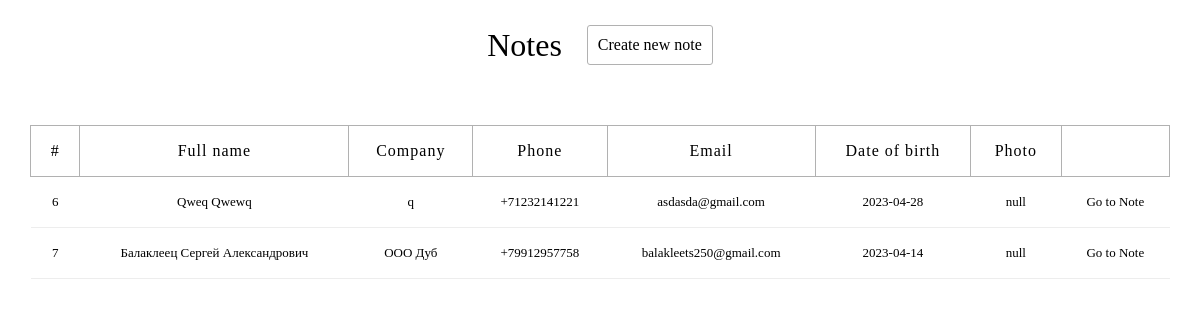
/notes.php, run on the app's committed database.
### tables this page shows
CREATE TABLE `notes` (
  `id` int NOT NULL,
  `fio` tinytext NOT NULL,
  `company` tinytext NOT NULL,
  `phone` tinytext NOT NULL,
  `email` tinytext NOT NULL,
  `birth_date` tinytext NOT NULL,
  `photo` text NOT NULL,
  `created_at` date NOT NULL
);

### config/db.php (called while the page is built)
<?php
return [
    'host' => 'localhost',
    'name' => 'Notebook',
    'user' => 'root',
    'password' => ''
];
?>

### libs/Db.php (called while the page is built, shortened)
<?php
class Db
{
protected $db;
    public function __construct()
    {
        $config = require 'config/db.php';
        try {
            $this->db = new PDO('mysql:host=' . $config['host'] . ';dbname=' .$config['name']. ';', $config['user'], $config['password'], array(
                PDO::ATTR_ERRMODE => TRUE
            ));
        } catch (\PDOException  $e) {
            echo $e->getMessage();
        }
    }
    public function query($sql, $params = []) {
        $stmt = $this->db->prepare($sql);
        $stmt->execute();
        return $stmt;
    }
    public function row($sql, $params = []) {
        $result = $this->query($sql, $params);
        return $result->fetchAll(PDO::FETCH_ASSOC);
    }
}
?>

### handler.php (called while the page is built, shortened)
<?php
class Handler
{
    private $db;
    public function __construct()
    {
        include('libs/Db.php');
        $this->db = new Db();
    }
        public function showNotes(){
                $this->query =  $this->db->row('SELECT * FROM notes');
                return $this->query;
        }
}
?>

### notes.php (the view, shortened to what this page needs)
<?php
include('handler.php');
$handler = new Handler;
$notes = $handler->showNotes();
?>
<!DOCTYPE html>
<head>
    <link rel="stylesheet" href="styles/style.css">
</head>
<body class="back">
    <div>
        <div class="header flex-block">
            <h1>Notes</h1>
            <a class="link to-main" href="/">Create new note</a>
        </div>
        <div class="content">
        <? if(empty($notes)): ?>
           <p class="empty-notes">Empty Notebook</p>
        <? else: ?>
            <table class="table">
            <thead>
            <tr>
                <th scope="col">#</th>
                <th scope="col">Full name</th>
                <th scope="col">Company</th>
                <th scope="col">Phone</th>
                <th scope="col">Email</th>
                <th scope="col">Date of birth</th>
                <th scope="col">Photo</th>
                <th scope="col"></th>
            </tr>
            </thead>
            <tbody>
            <? foreach ($notes as $note): ?>
                    <tr>
                        <td data-label='#'><?=$note['id']?></td>
                        <td data-label='Full name'><?=$note['fio']?></td>
                        <td data-label='Company'><?=$note['company']?></td>
                        <td data-label='Pgone'><?=$note['phone']?></td>
                        <td data-label='Email'><?=$note['email']?></td>
                        <td data-label='Date of Birth'><?=$note['birth_date']?></td>
                        <td data-label='Photo'><?=$note['photo']?></td>
                        <td><a class='note-link' href="/note.php?id=<?=$note['id']?>">Go to Note</a></td>
                    </tr>
            <? endforeach; ?>
            <? endif;?>
            </tbody>
        </table>
        </div>
    </div>
</body>
</html>

### styles/style.css (style rules this page uses)
* { margin: 0; padding: 0; }
h1 { font-family: Montserrat; font-weight: 300; }
.back { background-image: url("../images/back.jpg"); }
.header { text-align: center; }
.flex-block { display: flex; justify-content: center; align-items: center; margin-top: 25px; }
.content { margin-top: 5%; }
.table { display: table; width: 95vw; margin: auto; padding: 0; border-collapse: collapse; line-height: 20px; color: #000; font-family: Montserrat; }
.table th { letter-spacing: 1px; background-color: white; border: 1px solid #b1b1b1; font-weight: bold; font-weight: 500; }
.table td { border-bottom: 1px solid #ededed !important; font-size: 13px; word-break: break-word; }
.table th, .table td { padding: 15px; text-align: center; }
.table tr { transition: all .3s; overflow-wrap: break-word; word-wrap: break-word; word-break: keep-all; }
.note-link { color: #000; text-decoration: none; font-family: Montserrat; }
.to-main { margin-left: 25px; }
.link { color: #000; text-decoration: none; padding: 10px; margin-bottom: 25px; background: white; border-radius: 3px; border: 1px solid #b1b1b1; cursor: pointer; font-family: Montserrat; }
.link:last-child { margin-bottom: 0; }

### data on the page
notes: id "6", fio "Qweq Qwewq", company "q", phone "+71232141221", email "asdasda@gmail.com", birth_date "2023-04-28", photo "null"
notes: id "7", fio "Балаклеец Сергей Александрович", company "ООО Дуб", phone "+79912957758", email "balakleets250@gmail.com", birth_date "2023-04-14", photo "null"
